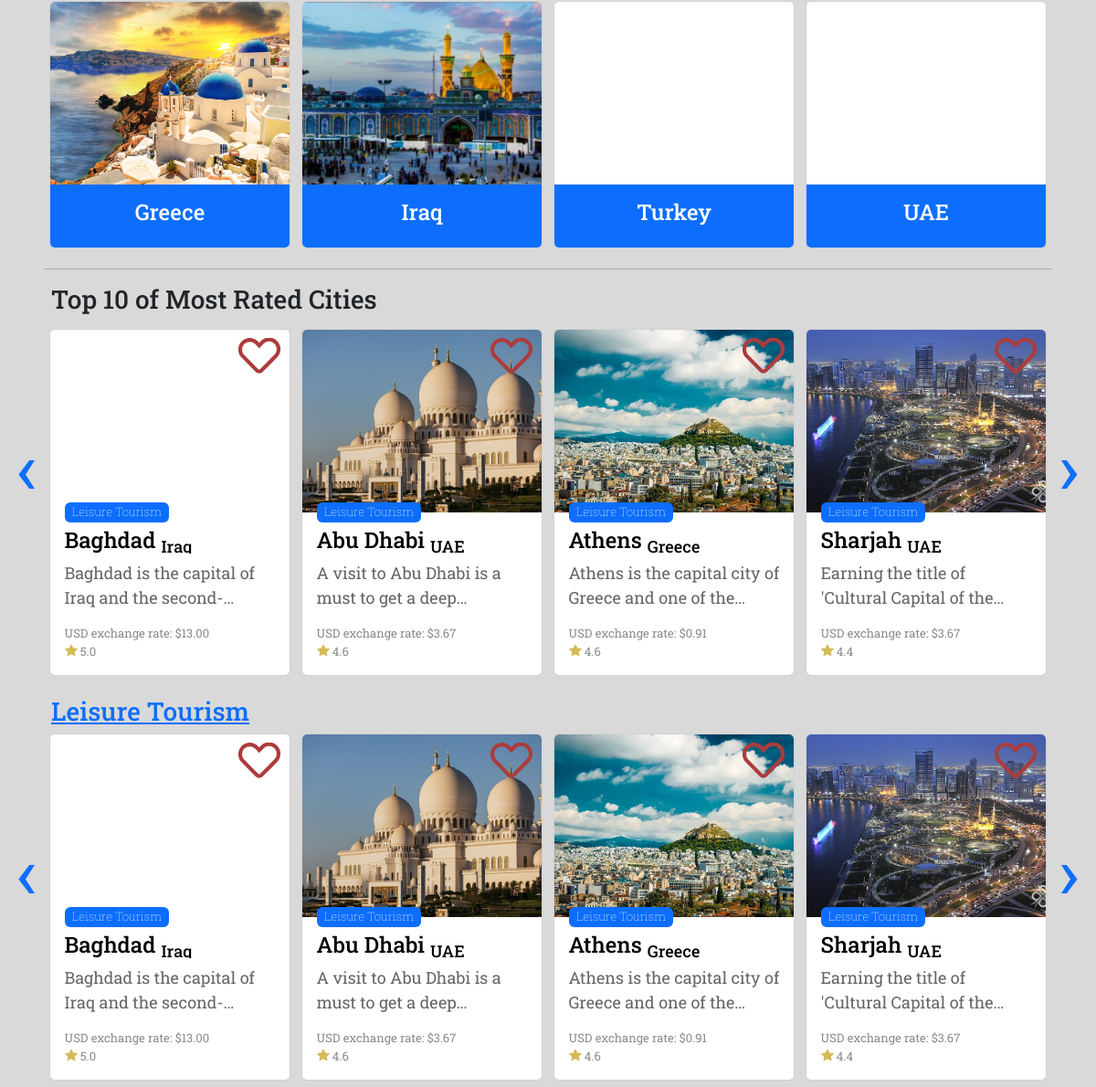
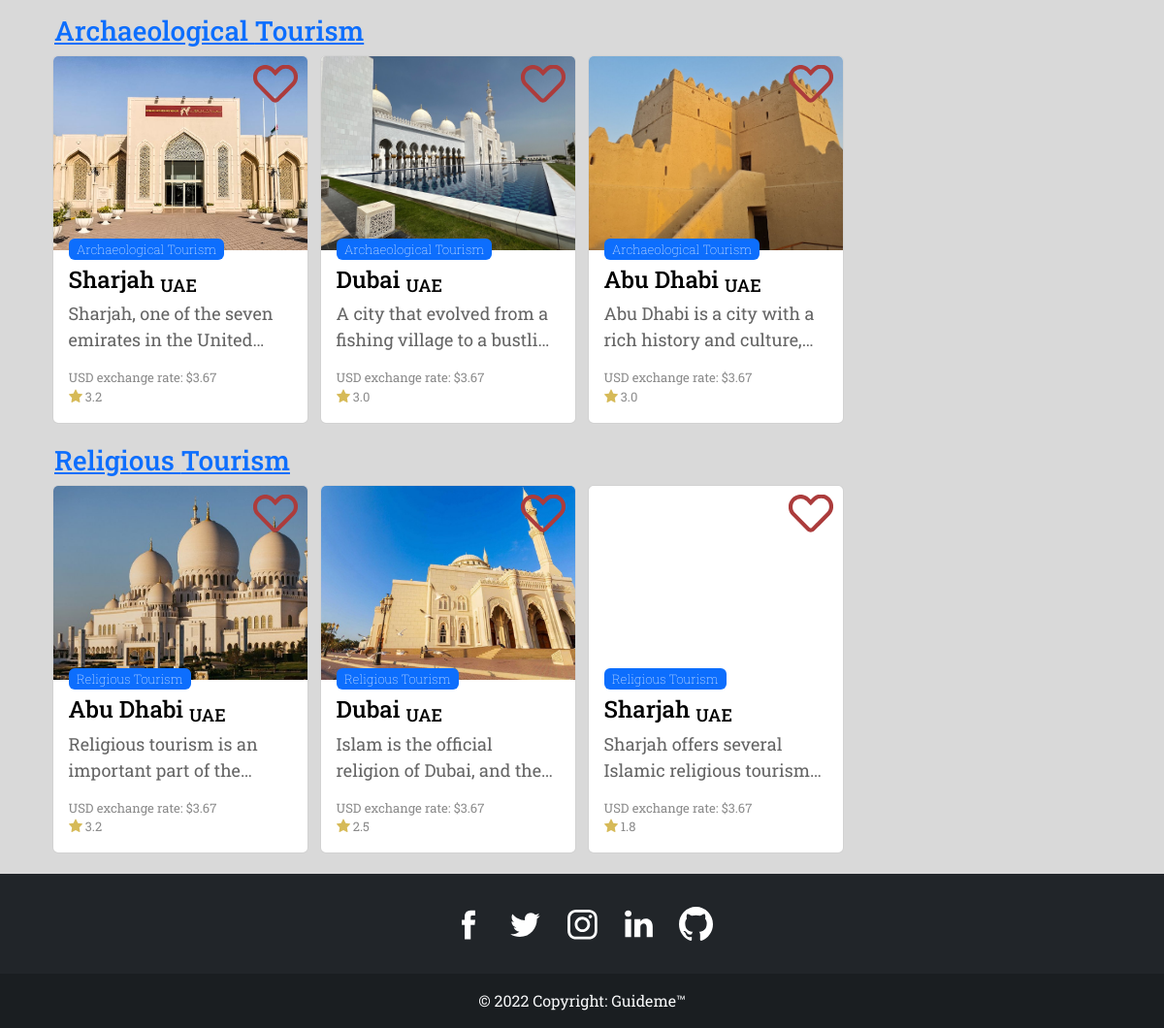
The app's page / (lower part), older data (2 pictures, top to bottom).
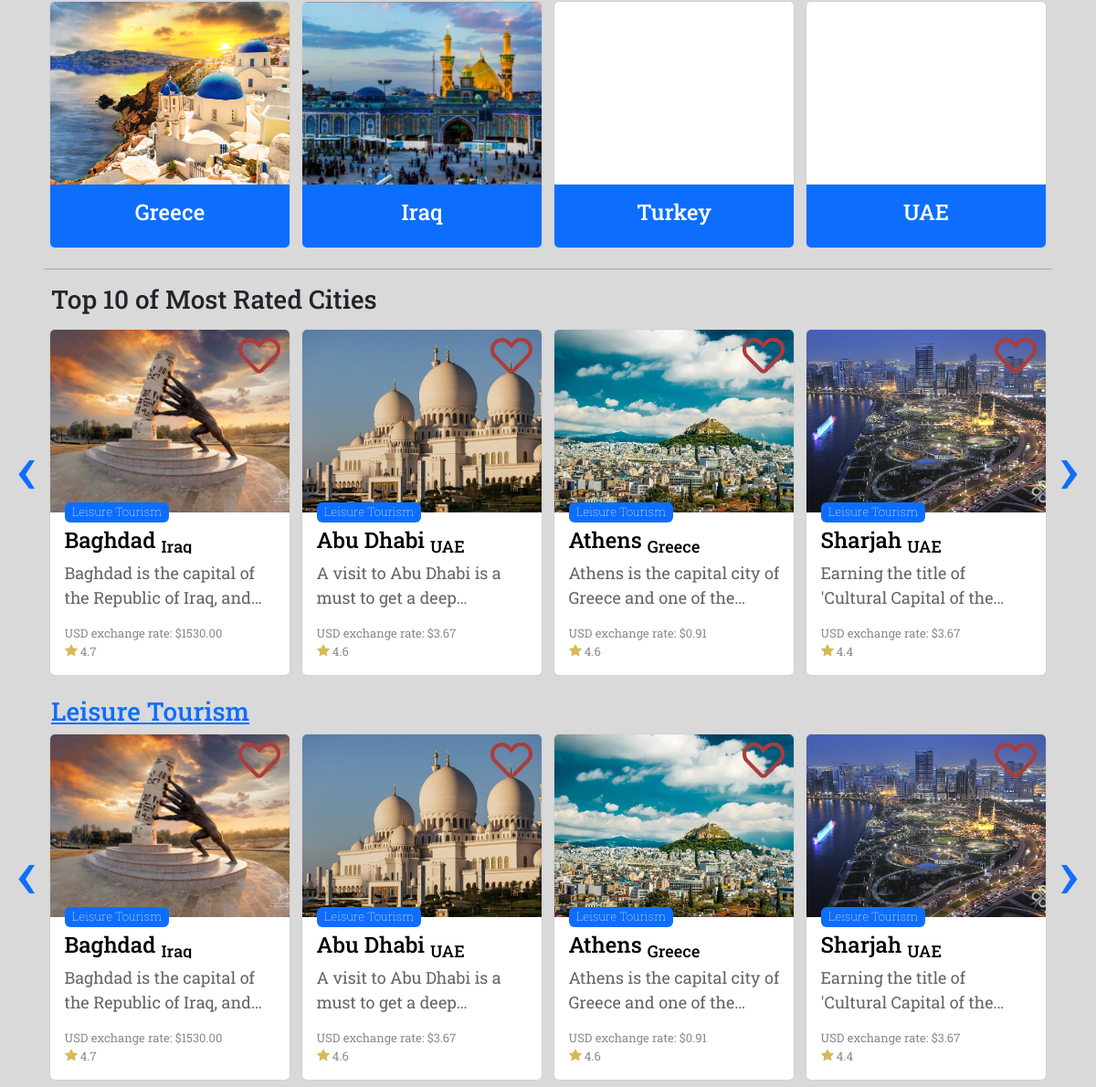
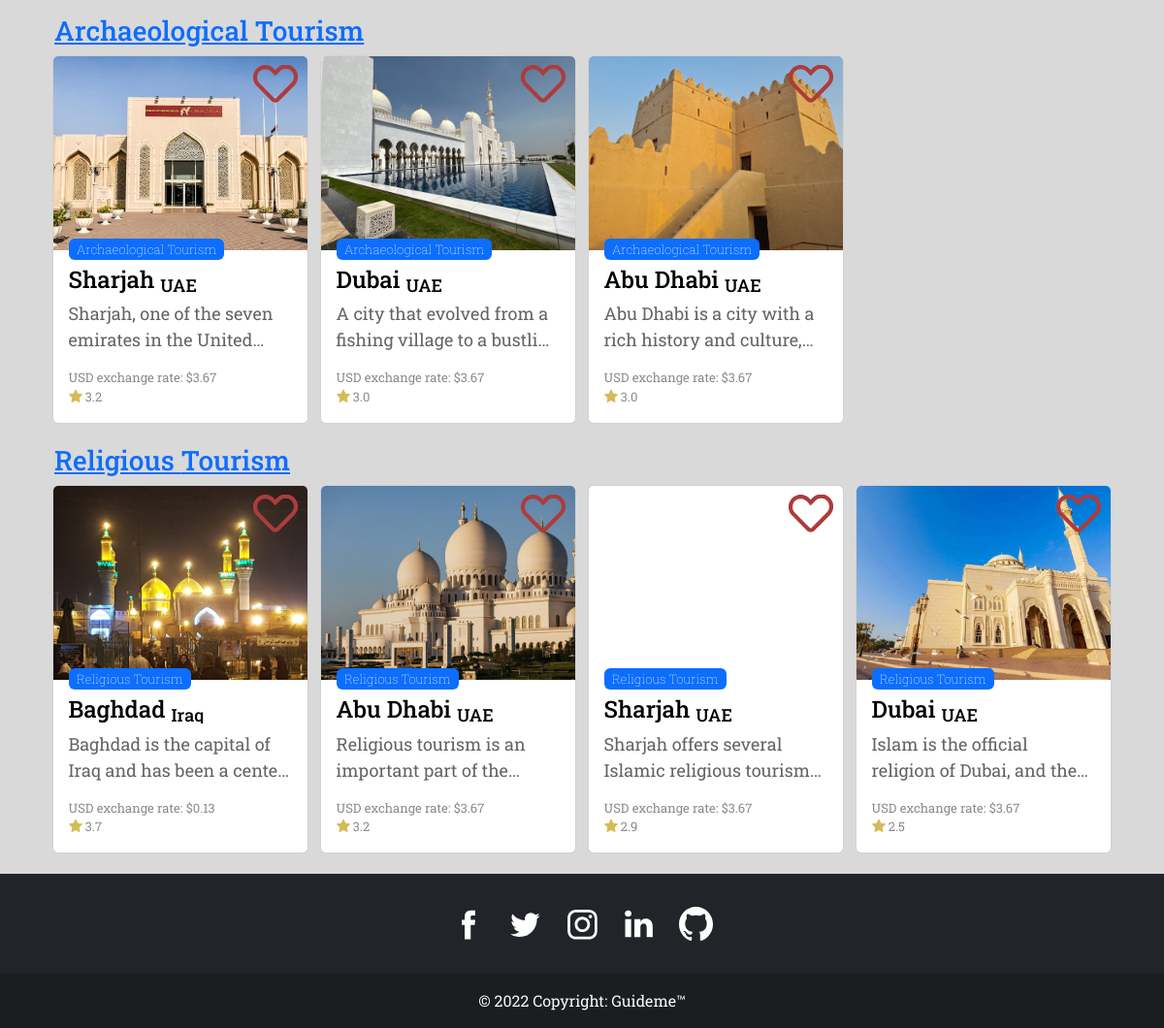
The same page, newer data (2 pictures, top to bottom).
### pages/models.py (models this page shows, shortened)
class Country(models.Model):
    name = models.CharField(max_length=16, verbose_name='Country Name', unique= True)
    description = models.TextField(null = True, blank = False, verbose_name='Description', validators=[validate_min_length,validate_max_length], help_text='Description length must be between 40 and 2000 characters')
    image = models.ImageField(upload_to='images/%y/%m/%d', default='images/default/defaultImage.jpg', verbose_name='Photo')
    activeState = models.BooleanField(default=True, verbose_name='Active State')
    class Meta:
        verbose_name = 'Country'
        verbose_name_plural = 'Countries'
        ordering = ['name']
    def __str__(self):
        return self.name

class City(models.Model):
    name = models.CharField(max_length=25, verbose_name= 'City Name')
    country = models.ForeignKey(Country, on_delete=models.CASCADE, null= True, to_field='name', db_constraint=False)
    caption = models.TextField(null = True, blank = False, verbose_name='Caption', validators=[validate_min_length,validate_max_length], help_text='Caption length must be between 40 and 2000 characters')
    image = models.ImageField(upload_to='images/%y/%m/%d', default='images/default/defaultImage.jpg', verbose_name='Image')
    exchangeRate = models.DecimalField(max_digits=6,decimal_places=2, verbose_name='Exchage Rate',help_text='The value of the local currency against one USD')
    rating = models.DecimalField(max_digits=2,decimal_places=1, verbose_name='Rating' ,max_length=5, help_text='Must be from 0 to 5')
    activeState = models.BooleanField(default=True, verbose_name='Active State')
    inWishlist = models.ManyToManyField(User, related_name='inWishList', blank=True)
    category = models.ForeignKey(Category, to_field='type', db_constraint=False, on_delete= models.CASCADE, null=True)
    mapSrc = models.TextField(verbose_name='Map Source', blank= True)
    activities = models.ManyToManyField(Activity, blank= True)
    restaurants = models.ManyToManyField(Restaurants, blank=True)
    hotels = models.ManyToManyField(Hotels, blank=True)
    class Meta:
        verbose_name = 'City'
        verbose_name_plural = 'Cities'
        ordering = ['-rating']

class Category(models.Model):
    type = models.CharField(max_length= 22, null=True, blank=True, unique=True)
    class Meta:
        verbose_name = 'Category'
        verbose_name_plural = 'Categories'
    def __str__(self):
        return self.type

### pages/views.py (the view)
# urls.py: 2. Add a URL to urlpatterns:  path('', views.home, name='home')
def home(request):
    return render(request, 'pages/home.html',{
        'cities' : City.objects.all(),
        'categories':Category.objects.all(),
        'Countries' : Country.objects.all()[:10],
        'mostRated' : City.objects.order_by('-rating')[:10],
    })

### templates/pages/home.html (shortened to what the changed rows need)
{% extends 'base.html' %}
{% load static %}
{% block content %}
<section id="content">
    <div class="px-5 my-3">
        <div class="owl-carousel">
            {% for country in Countries %}
            <div class="card text-light p-0" id="{{country.name}}">
                <a href="countries/{{country.name}}">
                    <img data-src="{{country.image.url}}" alt="{{country.name}}" class="card-img-top owl-lazy">
                    <div class="card-body country-card">
                        <h4 class="card-title text-center text-white">{{country.name}}</h4>
                    </div>
                </a>
            </div>
            {% endfor %}
        </div>
        <hr>
        <div class="heading-link mx-2 mt-3">
            <h3><p>Top 10 of Most Rated Cities</p></h3>
        </div>
        <div class="owl-carousel">
            {% for city in mostRated %}
            <div class="card text-light p-0" id="{{city.id}}">
                <a href="countries/{{city.country}}/{{city.id}}" onclick="">
                    <img data-src="{{city.image.url}}" alt="{{city.name}}" class="card-img-top owl-lazy">
                    <div class="card-body">
                        <div class="badge-container">
                            <div class="badge">{{city.category}} Tourism</div>
                        </div>
                        <h4 class="card-title">{{city.name}} <sub>{{city.country}}</sub></h4>
                        <p class="card-text">{{city.caption}}</p>
                        <p id="exchange-text">USD exchange rate: ${{city.exchangeRate}}</p>
                        <p id="rating-text"><img src="{% static 'img/Icons/star-filled.svg' %}" id="star-icon"
                                class="d-inline"> {{city.rating}}</p>
                    </div>
                </a>
                {% if user.is_authenticated %}
                {% if city in user.wishlist.cities.all %}
                <form action="{% url 'wishlist_add_remove' city.id %}" method="POST" target="wishlist-iframe">
                    {% csrf_token %}
                    <button type="submit" id="favorite-btn" class="wishlist-btn"><img
                        class="{{city.name}}F-icon" src="{% static 'img/Icons/Favorite-filled.svg' %}"></b>
                </form>
                {% else %}
                <form action="{% url 'wishlist_add_remove' city.id %}" method="POST">
                    {% csrf_token %}
                    <button type="submit" id="favorite-btn" class="wishlist-btn"><img
                        class="{{city.name}}F-icon" src="{% static 'img/Icons/Favorite-outlined.svg' %}"></button>
                </form>
                {% endif %}
                {% else %}
                <a href="{% url 'signin' %}" id="favorite-btn" class="wishlist-btn"><img
                    class="{{city.name}}F-icon" src="{% static 'img/Icons/Favorite-outlined.svg' %}"></a>
                {% endif %}
            </div>
            {% endfor %}
        </div>
        {% for category in categories %}
        <div class="heading-link mx-2 mt-3">
            <h3><a href="categories/{{category}}" class="text-decoration-underline text-primary">{{category}} Tourism</a></h3>
        </div>
        <div class="owl-carousel">
            {% for city in cities %}
            {% if city.category == category%}
            <div class="card text-light p-0" id="{{city.name}}">
                <a href="countries/{{city.country}}/{{city.id}}" onclick="">
                    <img data-src="{{city.image.url}}" alt="{{city.name}}" class="card-img-top owl-lazy">
                    <div class="card-body">
                        <div class="badge-container">
                            <div class="badge">{{city.category}} Tourism</div>
                        </div>
                        <h4 class="card-title">{{city.name}} <sub>{{city.country}}</sub></h4>
                        <p class="card-text">{{city.caption}}</p>
                        <p id="exchange-text">USD exchange rate: ${{city.exchangeRate}}</p>
                        <p id="rating-text"><img src="{% static 'img/Icons/star-filled.svg' %}" id="star-icon"
                                class="d-inline"> {{city.rating}}</p>
                    </div>
                </a>
                {% if user.is_authenticated %}
                {% if city in user.wishlist.cities.all %}
                <form action="{% url 'wishlist_add_remove' city.id %}" method="POST" target="wishlist-iframe">
                    {% csrf_token %}
                    <button type="submit" id="favorite-btn" class="wishlist-btn"><img
                        class="{{city.name}}F-icon" src="{% static 'img/Icons/Favorite-filled.svg' %}"></b>
                </form>
                {% else %}
                <form action="{% url 'wishlist_add_remove' city.id %}" method="POST">
                    {% csrf_token %}
                    <button type="submit" id="favorite-btn" class="wishlist-btn"><img
                        class="{{city.name}}F-icon" src="{% static 'img/Icons/Favorite-outlined.svg' %}"></button>
                </form>
                {% endif %}
                {% else %}
                <a href="{% url 'signin' %}" id="favorite-btn" class="wishlist-btn"><img
                    class="{{city.name}}F-icon" src="{% static 'img/Icons/Favorite-outlined.svg' %}"></a>
                {% endif %}
            </div>
            {% endif %}
            {% endfor %}
        </div>
        {% endfor %}
    </div>
</section>
{% endblock content %}

Row changes from the older to the newer data that the page shows:
changed City: image: picture added; caption "Baghdad is the capital of Iraq and…" → "Baghdad is the capital of the Republic of Iraq,…"; exchangeRate "13.00" → "1530.00"; rating "5.0" → "4.7"
added City: image (picture), category "Religious", name "Baghdad", country "Iraq", caption "Baghdad is the capital of Iraq and has been a…", exchangeRate "0.13", rating "3.7", shown under Category "Religious"
changed City "Sharjah offers several Islamic religious…": rating "1.8" → "2.9"; moves up the list
